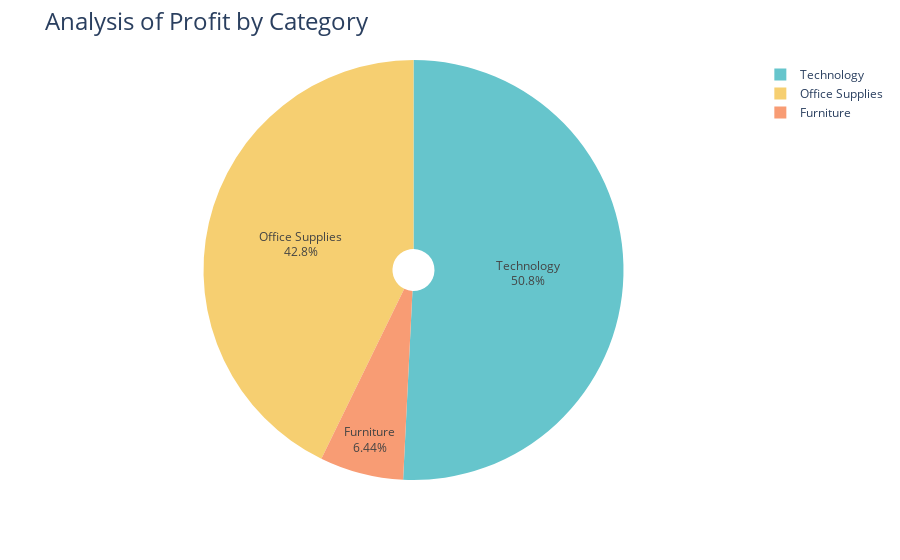

Notebook code cell kept with this figure:
### Code cell
plotting=px.pie(profit_by_category,
               values='Profit',
               names='Category',
               hole=0.1,
               color_discrete_sequence=px.colors.qualitative.Pastel)


plotting.update_traces(textposition='inside', textinfo='percent+label')
plotting.update_layout(title_text='Analysis of Profit by Category', title_font=dict(size=24))

plotting.show()

### Figure 1 — Plotly figure (JSON) as saved in the notebook; plotly's stock layout.template omitted (floating-point values rounded to 4 significant figures)
{"data": [{"domain": {"x": [0, 1], "y": [0, 1]}, "hole": 0.1, "hovertemplate": "Category=%{label}<br>Profit=%{value}<extra></extra>", "labels": ["Furniture", "Office Supplies", "Technology"], "legendgroup": "", "name": "", "showlegend": true, "textinfo": "percent+label", "textposition": "inside", "type": "pie", "values": [18450.0, 122500.0, 145500.0]}], "layout": {"legend": {"tracegroupgap": 0}, "margin": {"t": 60}, "piecolorway": ["rgb(102, 197, 204)", "rgb(246, 207, 113)", "rgb(248, 156, 116)", "rgb(220, 176, 242)", "rgb(135, 197, 95)", "rgb(158, 185, 243)", "rgb(254, 136, 177)", "rgb(201, 219, 116)", "rgb(139, 224, 164)", "rgb(180, 151, 231)", "rgb(179, 179, 179)"], "title": {"font": {"size": 24}, "text": "Analysis of Profit by Category"}}}
